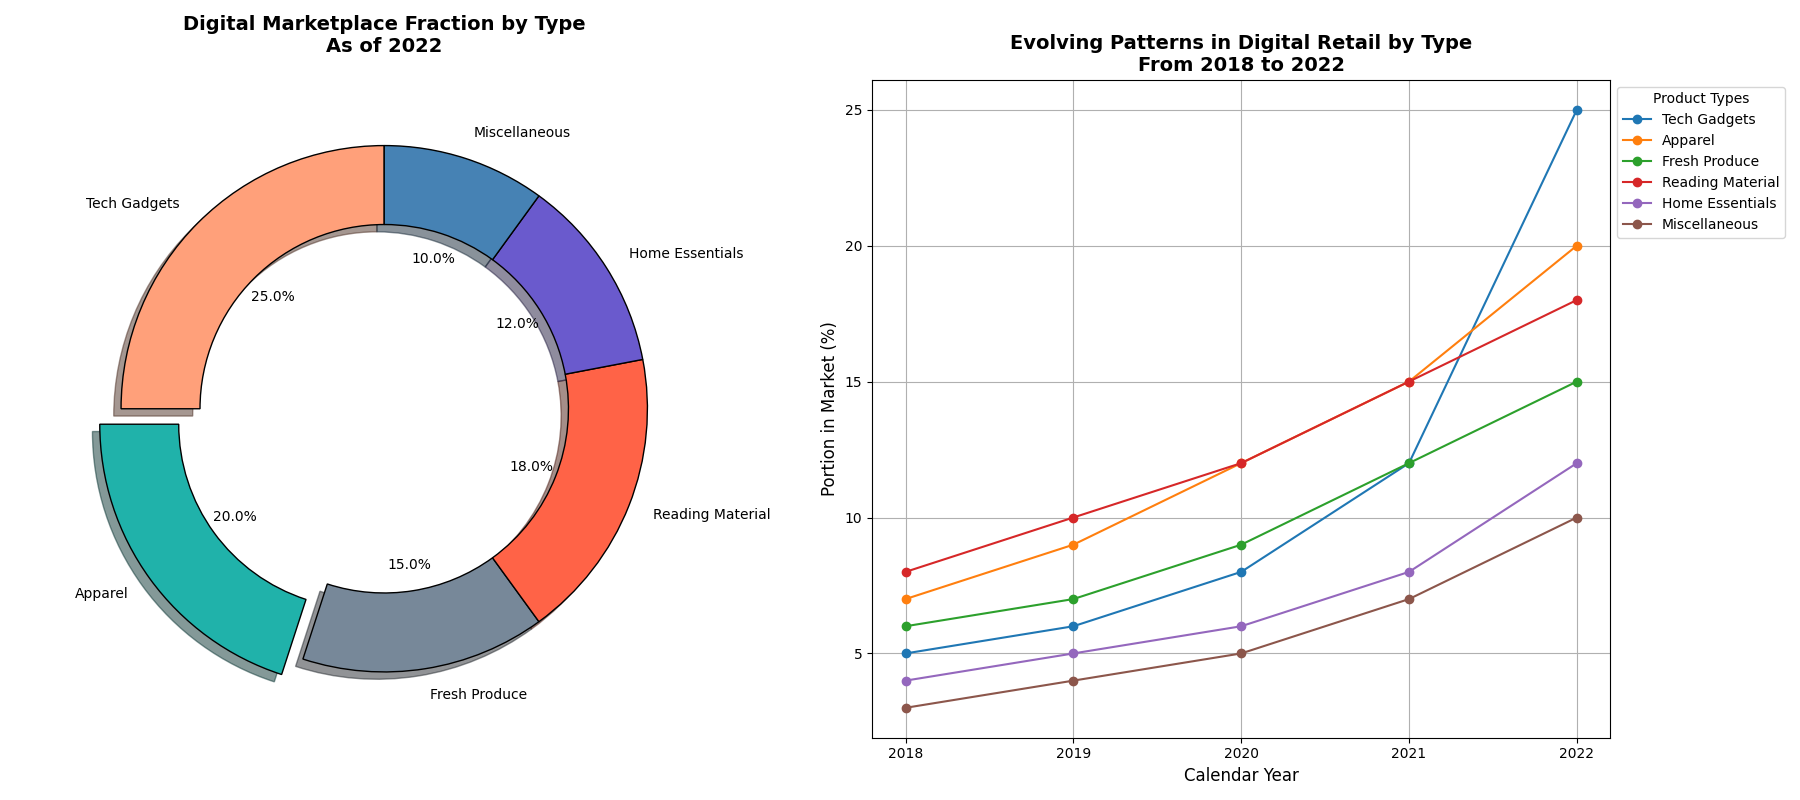

Source code (Python):
import matplotlib.pyplot as plt

# Define the data for the pie chart
categories = ['Tech Gadgets', 'Apparel', 'Fresh Produce', 'Reading Material', 'Home Essentials', 'Miscellaneous']
market_share = [25, 20, 15, 18, 12, 10]

# Define colors for each category
colors = ['#FFA07A', '#20B2AA', '#778899', '#FF6347', '#6A5ACD', '#4682B4']

# Data showing the growth of categories over years
years = ['2018', '2019', '2020', '2021', '2022']
growth_data = {
    'Tech Gadgets': [5, 6, 8, 12, 25],
    'Apparel': [7, 9, 12, 15, 20],
    'Fresh Produce': [6, 7, 9, 12, 15],
    'Reading Material': [8, 10, 12, 15, 18],
    'Home Essentials': [4, 5, 6, 8, 12],
    'Miscellaneous': [3, 4, 5, 7, 10]
}

# Set up the figure and axis for subplots
fig, ax = plt.subplots(1, 2, figsize=(18, 8))

# Create the donut chart on the first subplot
explode = (0, 0.1, 0, 0, 0, 0)
wedges, texts, autotexts = ax[0].pie(
    market_share, labels=categories, autopct='%1.1f%%', startangle=90, 
    colors=colors, shadow=True, explode=explode, wedgeprops={'edgecolor': 'black', 'width': 0.3}
)
ax[0].set_title('Digital Marketplace Fraction by Type\nAs of 2022', fontsize=14, fontweight='bold', pad=20)

# Create a line chart on the second subplot
for category, data in growth_data.items():
    ax[1].plot(years, data, marker='o', label=category)

ax[1].set_title('Evolving Patterns in Digital Retail by Type\nFrom 2018 to 2022', fontsize=14, fontweight='bold')
ax[1].set_xlabel('Calendar Year', fontsize=12)
ax[1].set_ylabel('Portion in Market (%)', fontsize=12)
ax[1].legend(title="Product Types", loc='upper left', fontsize=10, bbox_to_anchor=(1, 1))
ax[1].grid(True)

plt.tight_layout()
plt.show()
